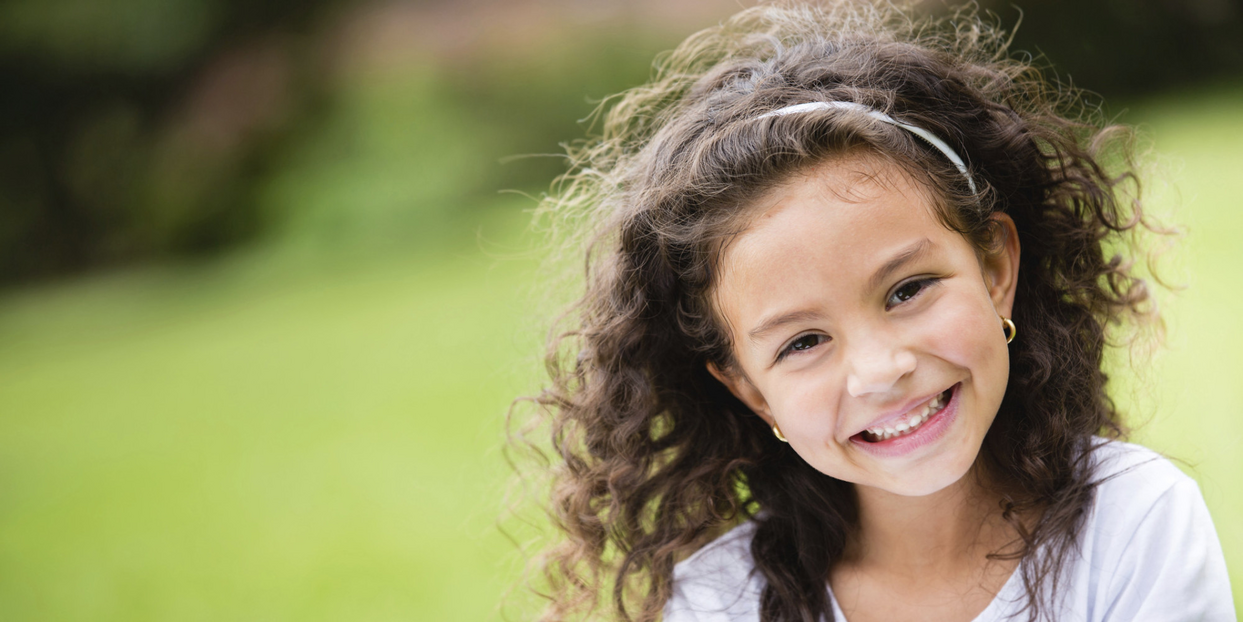
#> input picture PracticeCodes_CV/face.png, 1243 x 622 px
$ python code_11.py
#> lines starting #> are read from the running program, lines starting #| are printed output that depends on the picture; after the words box and inside, x2 and y2 are one past the last pixel; in counts of white or black regions, pixels touching at a corner belong together
import cv2
# Load pre-trained classifier
face_cascade = cv2.CascadeClassifier(cv2.data.haarcascades +
"haarcascade_frontalface_default.xml")
img = cv2.imread("face.png")
#> img is the input picture: shape (622, 1243, 3); mean B, G, R 94.8, 136.9, 139.4
gray = cv2.cvtColor(img, cv2.COLOR_BGR2GRAY)
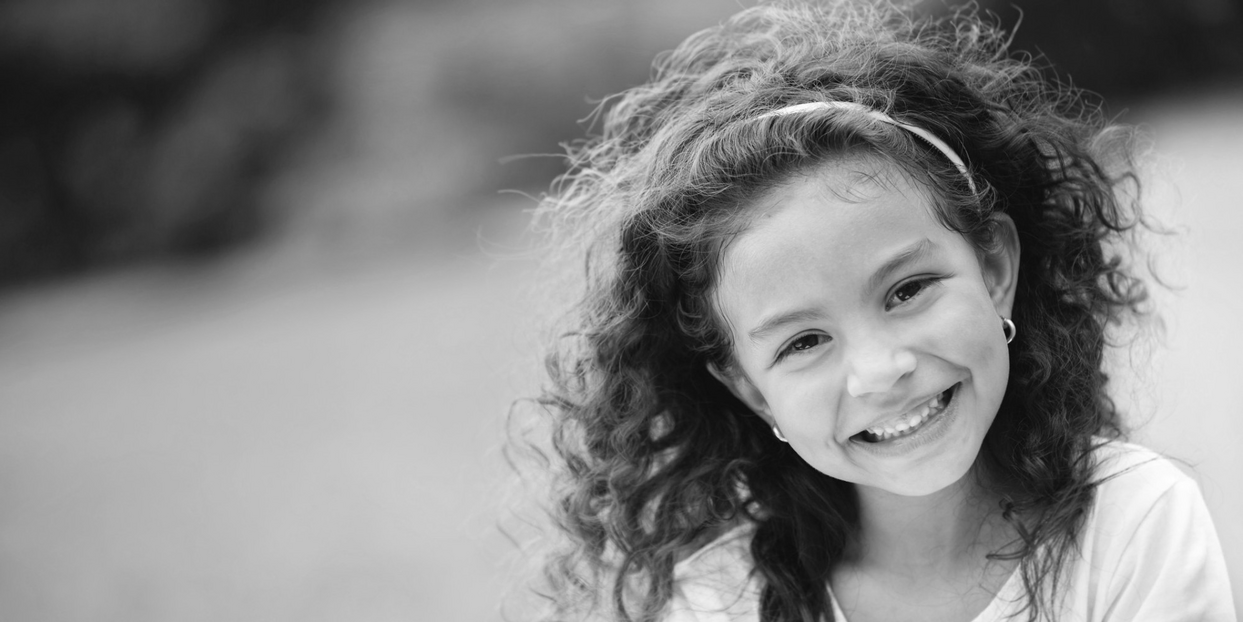
#> gray: shape (622, 1243); min 8, max 254, mean 132.9
faces = face_cascade.detectMultiScale(gray, 1.1, 4)
#> faces = [[558, 417, 29, 29], [685, 169, 346, 346]]
for (x, y, w, h) in faces:
  cv2.rectangle(img, (x, y), (x+w, y+h), (255, 0, 0), 2)
#> this loop made 2 passes
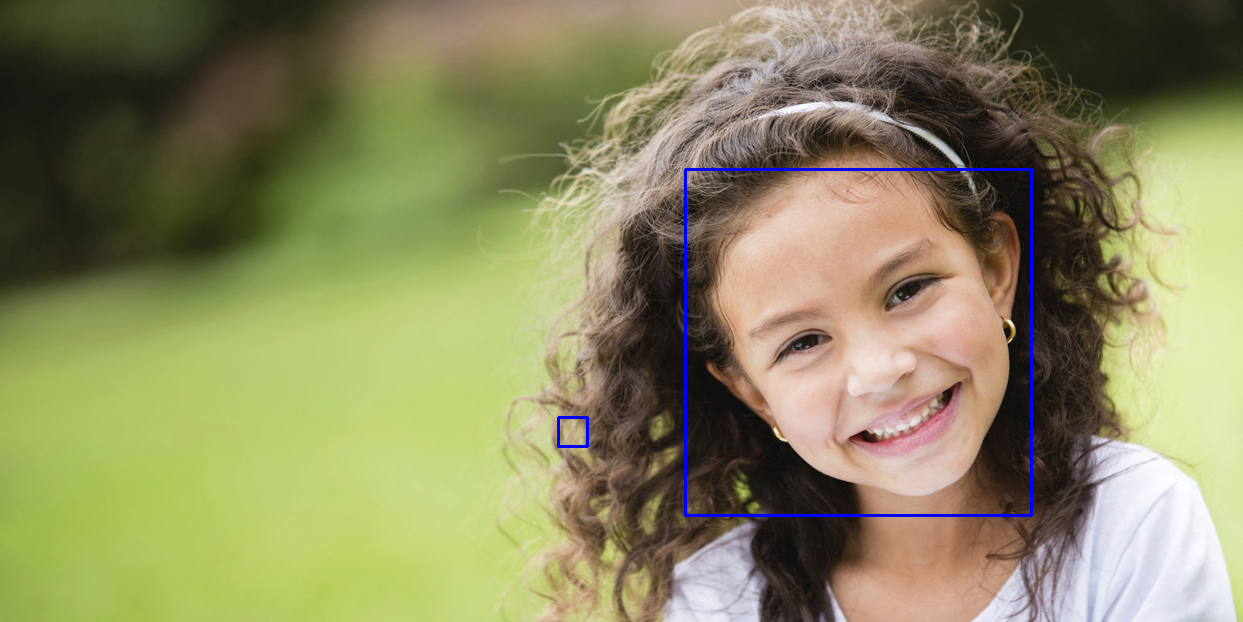
#> img: shape (622, 1243, 3); 0.58% of pixels changed, all inside (x1, y1, x2, y2) = (557, 168, 1033, 517)
cv2.imshow("Face Detection", img)
cv2.waitKey(0)
cv2.destroyAllWindows()

$ run again, with PracticeCodes_CV/image.png copied over PracticeCodes_CV/face.png
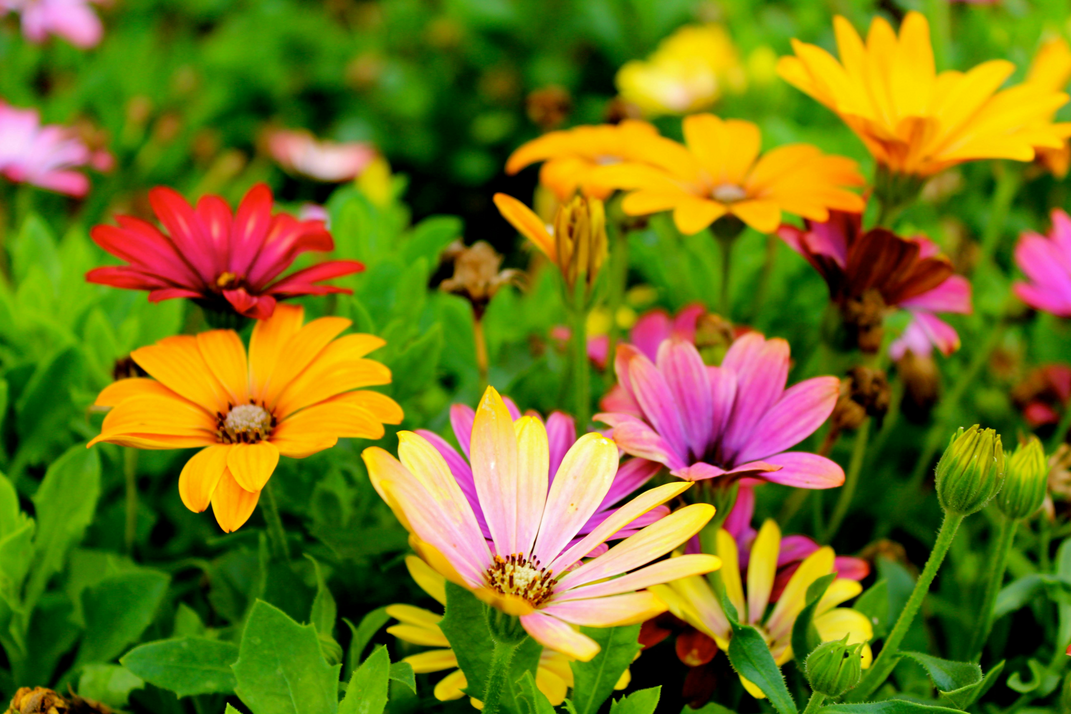
#> input picture PracticeCodes_CV/image.png, 1071 x 714 px
#> img is the input picture: shape (714, 1071, 3); mean B, G, R 25.8, 117, 115.1
#> `gray = cv2.cvtColor(img, cv2.COLOR_BGR2GRAY)`:
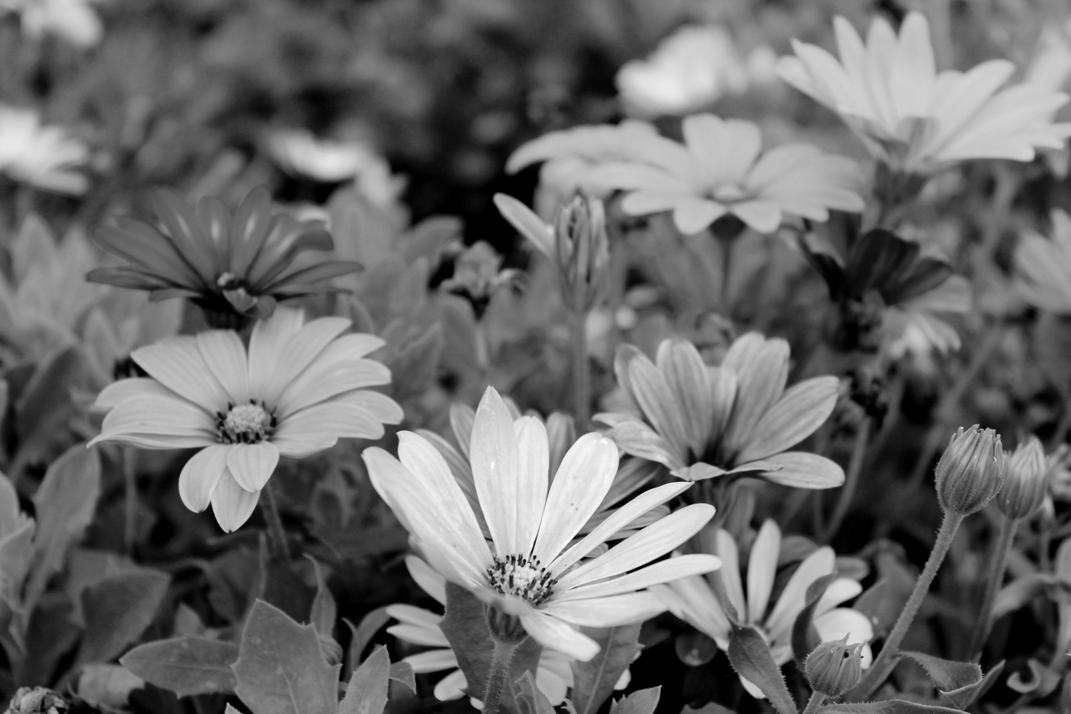
#> gray: shape (714, 1071); min 0, max 254, mean 106
#> faces = ()
